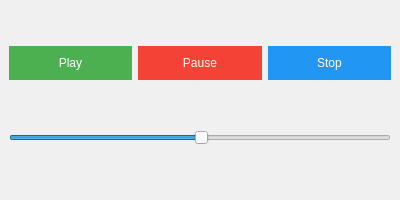
<ui version="4.0">
 <class>MainWindow</class>
 <widget class="QMainWindow" name="MainWindow">
  <property name="geometry">
   <rect>
    <x>0</x>
    <y>0</y>
    <width>400</width>
    <height>200</height>
   </rect>
  </property>
  <property name="styleSheet">
   <string notr="true">background-color: #f0f0f0;</string>
  </property>
  <widget class="QWidget" name="centralWidget">
   <layout class="QVBoxLayout" name="verticalLayout">
    <item>
     <layout class="QHBoxLayout" name="buttonLayout">
      <item>
       <widget class="QPushButton" name="playButton">
        <property name="text">
         <string>Play</string>
        </property>
        <property name="styleSheet">
         <string notr="true">QPushButton {
    border-radius: 25px; /* make button circular */
    background-color: #4CAF50; /* green */
    color: white; /* text color */
    padding: 10px 20px; /* adjust padding for better appearance */
}

QPushButton:hover {
    background-color: #45a049; /* darker green on hover */
}

QPushButton:pressed {
    background-color: #367c3a; /* even darker green when pressed */
}</string>
        </property>
       </widget>
      </item>
      <item>
       <widget class="QPushButton" name="pauseButton">
        <property name="text">
         <string>Pause</string>
        </property>
        <property name="styleSheet">
         <string notr="true">QPushButton {
    border-radius: 25px; /* make button circular */
    background-color: #f44336; /* red */
    color: white; /* text color */
    padding: 10px 20px; /* adjust padding for better appearance */
}

QPushButton:hover {
    background-color: #d32f2f; /* darker red on hover */
}

QPushButton:pressed {
    background-color: #b71c1c; /* even darker red when pressed */
}</string>
        </property>
       </widget>
      </item>
      <item>
       <widget class="QPushButton" name="stopButton">
        <property name="text">
         <string>Stop</string>
        </property>
        <property name="styleSheet">
         <string notr="true">QPushButton {
    border-radius: 25px; /* make button circular */
    background-color: #2196F3; /* blue */
    color: white; /* text color */
    padding: 10px 20px; /* adjust padding for better appearance */
}

QPushButton:hover {
    background-color: #1e88e5; /* darker blue on hover */
}

QPushButton:pressed {
    background-color: #1976d2; /* even darker blue when pressed */
}</string>
        </property>
       </widget>
      </item>
     </layout>
    </item>
    <item>
     <widget class="QSlider" name="volumeSlider">
      <property name="orientation">
       <enum>Qt::Horizontal</enum>
      </property>
      <property name="minimumSize">
       <size>
        <width>0</width>
        <height>30</height>
       </size>
      </property>
      <property name="maximumSize">
       <size>
        <width>16777215</width>
        <height>30</height>
       </size>
      </property>
      <property name="value">
       <number>50</number>
      </property>
     </widget>
    </item>
   </layout>
  </widget>
 </widget>
 <resources/>
 <connections/>
</ui>
